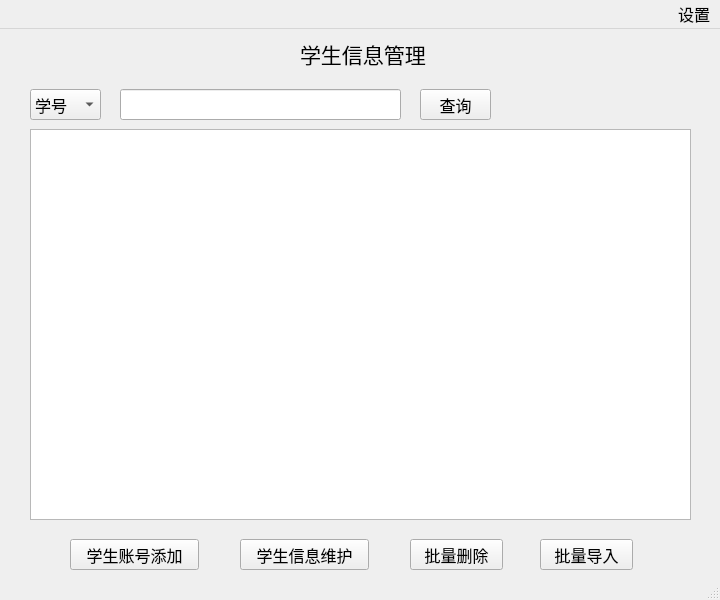
<?xml version="1.0" encoding="UTF-8"?>
<ui version="4.0">
 <class>MainWindow_manager_stu</class>
 <widget class="QMainWindow" name="MainWindow_manager_stu">
  <property name="geometry">
   <rect>
    <x>0</x>
    <y>0</y>
    <width>720</width>
    <height>600</height>
   </rect>
  </property>
  <property name="maximumSize">
   <size>
    <width>800</width>
    <height>600</height>
   </size>
  </property>
  <property name="font">
   <font>
    <family>华文楷体</family>
    <pointsize>12</pointsize>
   </font>
  </property>
  <property name="windowTitle">
   <string>MainWindow</string>
  </property>
  <widget class="QWidget" name="centralwidget">
   <widget class="QLabel" name="label">
    <property name="geometry">
     <rect>
      <x>300</x>
      <y>10</y>
      <width>171</width>
      <height>30</height>
     </rect>
    </property>
    <property name="font">
     <font>
      <family>华文楷体</family>
      <pointsize>16</pointsize>
     </font>
    </property>
    <property name="text">
     <string>学生信息管理</string>
    </property>
   </widget>
   <widget class="QPushButton" name="pushButton">
    <property name="geometry">
     <rect>
      <x>70</x>
      <y>510</y>
      <width>129</width>
      <height>31</height>
     </rect>
    </property>
    <property name="text">
     <string>学生账号添加</string>
    </property>
   </widget>
   <widget class="QPushButton" name="pushButton_2">
    <property name="geometry">
     <rect>
      <x>240</x>
      <y>510</y>
      <width>129</width>
      <height>31</height>
     </rect>
    </property>
    <property name="text">
     <string>学生信息维护</string>
    </property>
   </widget>
   <widget class="QPushButton" name="pushButton_3">
    <property name="geometry">
     <rect>
      <x>410</x>
      <y>510</y>
      <width>93</width>
      <height>31</height>
     </rect>
    </property>
    <property name="text">
     <string>批量删除</string>
    </property>
   </widget>
   <widget class="QPushButton" name="pushButton_4">
    <property name="geometry">
     <rect>
      <x>540</x>
      <y>510</y>
      <width>93</width>
      <height>31</height>
     </rect>
    </property>
    <property name="text">
     <string>批量导入</string>
    </property>
   </widget>
   <widget class="QComboBox" name="comboBox">
    <property name="geometry">
     <rect>
      <x>30</x>
      <y>60</y>
      <width>71</width>
      <height>31</height>
     </rect>
    </property>
    <item>
     <property name="text">
      <string>学号</string>
     </property>
    </item>
    <item>
     <property name="text">
      <string>姓名</string>
     </property>
    </item>
    <item>
     <property name="text">
      <string>班级</string>
     </property>
    </item>
    <item>
     <property name="text">
      <string>专业</string>
     </property>
    </item>
   </widget>
   <widget class="QPushButton" name="pushButton_5">
    <property name="geometry">
     <rect>
      <x>420</x>
      <y>60</y>
      <width>71</width>
      <height>31</height>
     </rect>
    </property>
    <property name="text">
     <string>查询</string>
    </property>
   </widget>
   <widget class="QLineEdit" name="lineEdit">
    <property name="geometry">
     <rect>
      <x>120</x>
      <y>60</y>
      <width>281</width>
      <height>31</height>
     </rect>
    </property>
   </widget>
   <widget class="QTableView" name="tableView">
    <property name="geometry">
     <rect>
      <x>30</x>
      <y>100</y>
      <width>661</width>
      <height>391</height>
     </rect>
    </property>
   </widget>
  </widget>
  <widget class="QStatusBar" name="statusbar"/>
  <widget class="QMenuBar" name="menubar">
   <property name="geometry">
    <rect>
     <x>0</x>
     <y>0</y>
     <width>720</width>
     <height>28</height>
    </rect>
   </property>
   <property name="font">
    <font>
     <family>华文楷体</family>
     <pointsize>12</pointsize>
    </font>
   </property>
   <property name="layoutDirection">
    <enum>Qt::RightToLeft</enum>
   </property>
   <widget class="QMenu" name="menu">
    <property name="font">
     <font>
      <family>华文楷体</family>
      <pointsize>12</pointsize>
     </font>
    </property>
    <property name="title">
     <string>设置</string>
    </property>
    <addaction name="separator"/>
    <addaction name="action"/>
    <addaction name="separator"/>
    <addaction name="action_2"/>
    <addaction name="separator"/>
   </widget>
   <addaction name="menu"/>
  </widget>
  <action name="action1_1">
   <property name="text">
    <string>个人借阅查询</string>
   </property>
   <property name="font">
    <font>
     <family>华文楷体</family>
     <pointsize>11</pointsize>
    </font>
   </property>
  </action>
  <action name="action2_1">
   <property name="text">
    <string>图书借阅</string>
   </property>
   <property name="font">
    <font>
     <family>华文楷体</family>
     <pointsize>11</pointsize>
    </font>
   </property>
  </action>
  <action name="action3_1">
   <property name="text">
    <string>图书归还</string>
   </property>
   <property name="font">
    <font>
     <family>华文楷体</family>
     <pointsize>11</pointsize>
    </font>
   </property>
  </action>
  <action name="action1">
   <property name="text">
    <string>借阅排行</string>
   </property>
   <property name="font">
    <font>
     <family>华文楷体</family>
     <pointsize>11</pointsize>
    </font>
   </property>
  </action>
  <action name="action2">
   <property name="text">
    <string>图书搜索</string>
   </property>
   <property name="font">
    <font>
     <family>华文楷体</family>
     <pointsize>11</pointsize>
    </font>
   </property>
  </action>
  <action name="action">
   <property name="text">
    <string>密码更改</string>
   </property>
   <property name="font">
    <font>
     <family>华文楷体</family>
     <pointsize>11</pointsize>
    </font>
   </property>
  </action>
  <action name="action_2">
   <property name="text">
    <string>注销</string>
   </property>
   <property name="font">
    <font>
     <family>华文楷体</family>
     <pointsize>11</pointsize>
    </font>
   </property>
  </action>
 </widget>
 <resources/>
 <connections/>
</ui>
